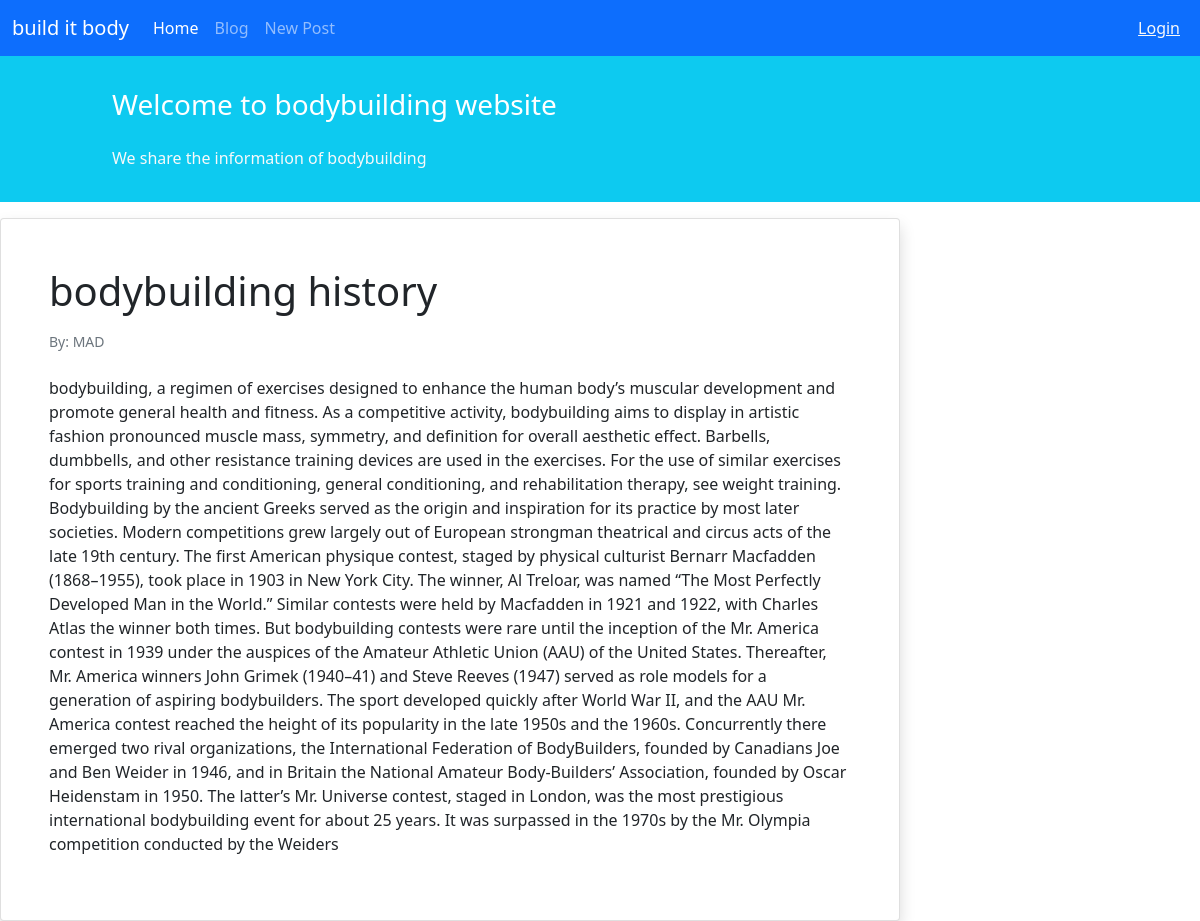
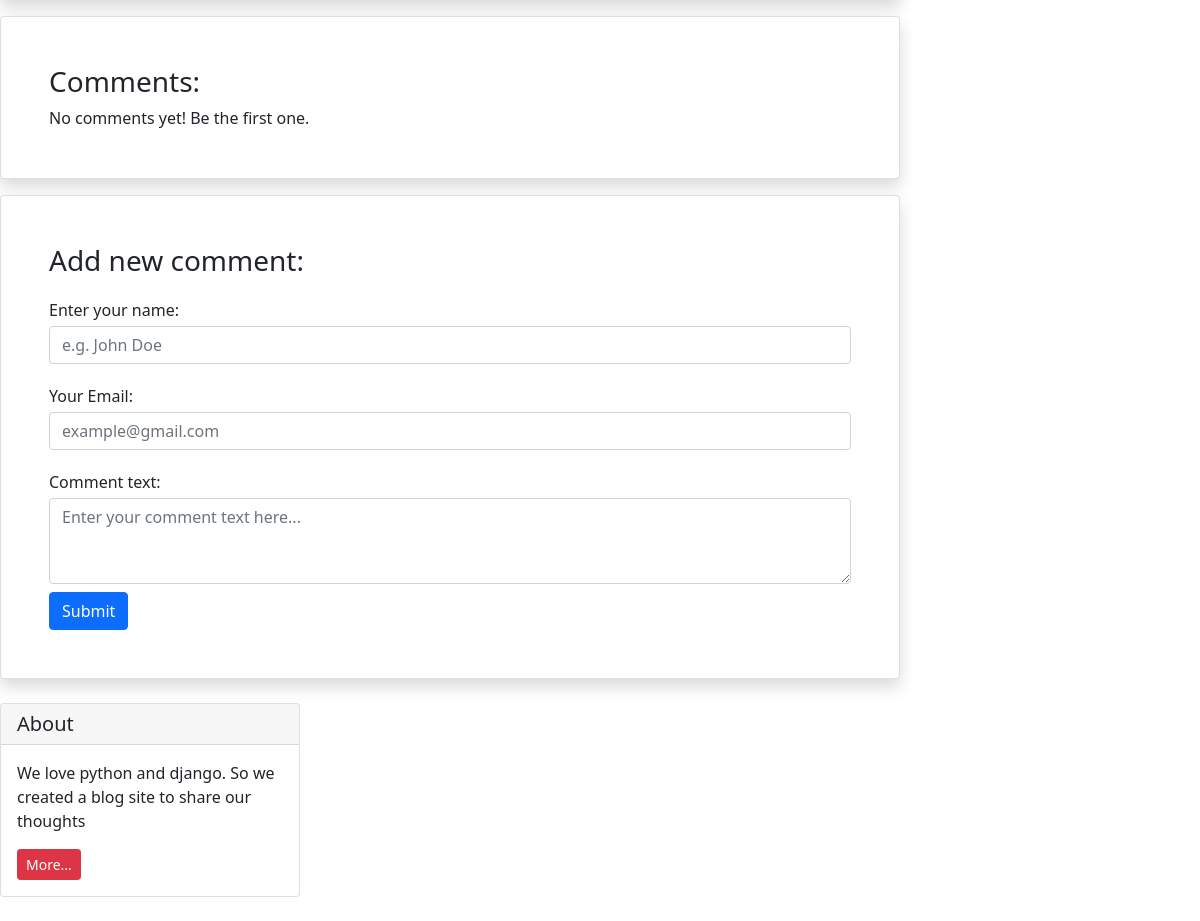
Page /blog/1/ on the committed database (2 pictures, top to bottom).
### blog/models.py (models this page shows, shortened)
class Post(models.Model):
    STATUS_CHOICES = (
        ('pub', 'Published'),
        ('drf', 'Draft'),
    )
    title = models.CharField(max_length=100)
    text = models.TextField()
    author = models.ForeignKey('auth.User', on_delete=models.CASCADE)
    datatime_created = models.DateTimeField(auto_now_add=True)
    datatime_modified = models.DateTimeField(auto_now=True)
    status = models.CharField(choices=STATUS_CHOICES, max_length=3)

### blog/views.py (the view)
# urls.py: path('<int:pk>/', views.PostDetailView.as_view(), name='posts_detail'),
class PostDetailView(generic.DetailView):
    model = Post
    template_name = 'blog/post_detail.html'
    context_object_name = 'post'

### blog/templates/blog/post_detail.html (shortened to what this page needs)
{% extends '_base.html' %}
{% block content %}
    <div class="col-9">
        <div class="card shadow my-3 p-5">
            <h1>{{ post.title }}</h1>
            <p class="small text-muted mt-2">By: {{ post.author }}</p>
            <p class="mt-2">{{ post.text }}</p>
        </div>
        <div class="card shadow my-3 p-5">
            <h3>Comments:</h3>
            No comments yet! Be the first one.
        </div>
        <div class="card shadow my-3 p-5">
            <h3>Add new comment:</h3>
            <form method="POST">
                <div class="form-group py-2">
                    <label class="py-1" for="author_name">Enter your name:</label>
                    <input type="text" class="form-control" placeholder="e.g. John Doe" name="author_name">
                </div>
                <div class="form-group py-2">
                    <label class="py-1" for="email">Your Email:</label>
                    <input type="email" class="form-control" placeholder="example@gmail.com" name="email">
                </div>
                <div class="form-group py-2">
                    <label class="py-1" for="comment_text">Comment text:</label>
                    <textarea class="form-control" name="text" rows="3"
                              placeholder="Enter your comment text here..."></textarea>
                </div>
                <button type="submit" class="btn btn-primary">Submit</button>
            </form>
        </div>
    </div>
    <div class="col-3">
        <div class="card my-4">
            <h5 class="card-header">About</h5>
            <div class="card-body">
                <p class="card-text">We love python and django. So we created a blog site to share our
                    thoughts</p>
                <a href="#"
                   class="btn btn-sm btn-danger">
                    More...
                </a>
            </div>
        </div>
    </div>
{% endblock content %}

### rows in the picture
Post: title "bodybuilding history", author "MAD", text "bodybuilding, a regimen of exercises designed to enhance the human body’s muscular development and promote general health and fitness. As a competitive activity, bodybuilding aims to display in artistic fashion pronounced muscle mass, symmetry, and definition for overall aesthetic effect. Barbells, dumbbells, and other resistance training devices are used in the exercises. For the use of similar exercises for sports training and conditioning, general conditioning, and rehabilitation therapy, see weight training. Bodybuilding by the ancient Greeks served as the origin and inspiration for its practice by most later societies. Modern competitions grew largely out of European strongman…"
